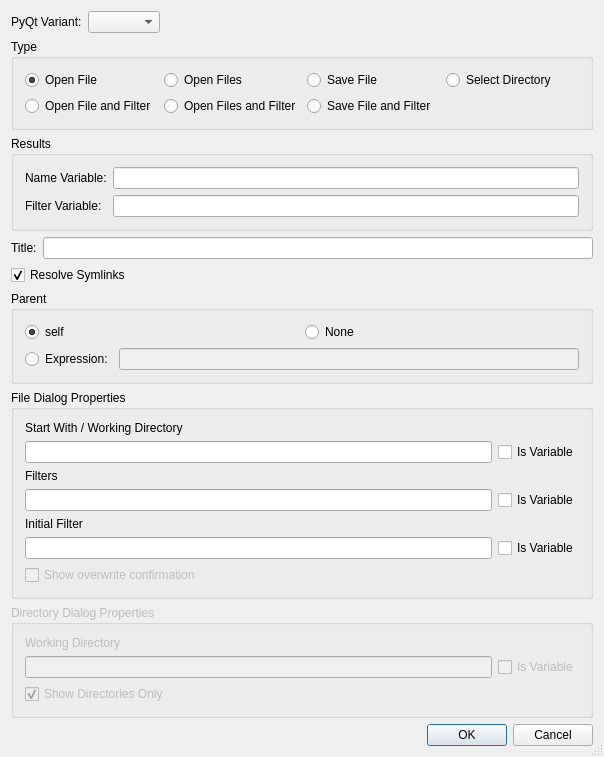
<?xml version="1.0" encoding="UTF-8"?>
<ui version="4.0">
 <class>FileDialogWizardDialog</class>
 <widget class="QDialog" name="FileDialogWizardDialog">
  <property name="geometry">
   <rect>
    <x>0</x>
    <y>0</y>
    <width>604</width>
    <height>660</height>
   </rect>
  </property>
  <property name="windowTitle">
   <string>QFileDialog Wizard</string>
  </property>
  <property name="sizeGripEnabled">
   <bool>true</bool>
  </property>
  <layout class="QVBoxLayout" name="verticalLayout">
   <item>
    <layout class="QHBoxLayout" name="horizontalLayout">
     <item>
      <widget class="QLabel" name="label">
       <property name="text">
        <string>PyQt Variant:</string>
       </property>
      </widget>
     </item>
     <item>
      <widget class="QComboBox" name="pyqtComboBox"/>
     </item>
     <item>
      <spacer name="horizontalSpacer">
       <property name="orientation">
        <enum>Qt::Horizontal</enum>
       </property>
       <property name="sizeHint" stdset="0">
        <size>
         <width>40</width>
         <height>20</height>
        </size>
       </property>
      </spacer>
     </item>
    </layout>
   </item>
   <item>
    <widget class="QGroupBox" name="typeGroupBox">
     <property name="title">
      <string>Type</string>
     </property>
     <layout class="QGridLayout" name="gridLayout">
      <item row="0" column="0">
       <widget class="QRadioButton" name="rOpenFile">
        <property name="toolTip">
         <string>Select to create an 'Open File' dialog</string>
        </property>
        <property name="text">
         <string>Open File</string>
        </property>
        <property name="checked">
         <bool>true</bool>
        </property>
       </widget>
      </item>
      <item row="0" column="1">
       <widget class="QRadioButton" name="rOpenFiles">
        <property name="toolTip">
         <string>Select to create an 'Open Files' dialog</string>
        </property>
        <property name="text">
         <string>Open Files</string>
        </property>
       </widget>
      </item>
      <item row="0" column="2">
       <widget class="QRadioButton" name="rSaveFile">
        <property name="toolTip">
         <string>Select to create a 'Save File' dialog</string>
        </property>
        <property name="text">
         <string>Save File</string>
        </property>
       </widget>
      </item>
      <item row="0" column="3">
       <widget class="QRadioButton" name="rDirectory">
        <property name="toolTip">
         <string>Select to create a 'Select Directory' dialog</string>
        </property>
        <property name="text">
         <string>Select Directory</string>
        </property>
       </widget>
      </item>
      <item row="1" column="0">
       <widget class="QRadioButton" name="rfOpenFile">
        <property name="toolTip">
         <string>Select to create an 'Open File' dialog capturing the selected filter</string>
        </property>
        <property name="text">
         <string>Open File and Filter</string>
        </property>
        <property name="checked">
         <bool>false</bool>
        </property>
       </widget>
      </item>
      <item row="1" column="1">
       <widget class="QRadioButton" name="rfOpenFiles">
        <property name="toolTip">
         <string>Select to create an 'Open Files' dialog capturing the selected filter</string>
        </property>
        <property name="text">
         <string>Open Files and Filter</string>
        </property>
       </widget>
      </item>
      <item row="1" column="2">
       <widget class="QRadioButton" name="rfSaveFile">
        <property name="toolTip">
         <string>Select to create a 'Save File' dialog capturing the selected filter</string>
        </property>
        <property name="text">
         <string>Save File and Filter</string>
        </property>
       </widget>
      </item>
     </layout>
    </widget>
   </item>
   <item>
    <widget class="QGroupBox" name="groupBox">
     <property name="title">
      <string>Results</string>
     </property>
     <layout class="QGridLayout" name="gridLayout_4">
      <item row="0" column="0">
       <widget class="QLabel" name="label_2">
        <property name="text">
         <string>Name Variable:</string>
        </property>
       </widget>
      </item>
      <item row="0" column="1">
       <widget class="QLineEdit" name="eNameVariable"/>
      </item>
      <item row="1" column="0">
       <widget class="QLabel" name="lFilterVariable">
        <property name="text">
         <string>Filter Variable:</string>
        </property>
       </widget>
      </item>
      <item row="1" column="1">
       <widget class="QLineEdit" name="eFilterVariable"/>
      </item>
     </layout>
    </widget>
   </item>
   <item>
    <layout class="QHBoxLayout" name="horizontalLayout_3">
     <item>
      <widget class="QLabel" name="TextLabel1">
       <property name="text">
        <string>Title:</string>
       </property>
      </widget>
     </item>
     <item>
      <widget class="QLineEdit" name="eCaption">
       <property name="toolTip">
        <string>Enter the title text</string>
       </property>
      </widget>
     </item>
    </layout>
   </item>
   <item>
    <widget class="QCheckBox" name="cSymlinks">
     <property name="toolTip">
      <string>Check to resolve symbolic links</string>
     </property>
     <property name="text">
      <string>Resolve Symlinks</string>
     </property>
     <property name="checked">
      <bool>true</bool>
     </property>
    </widget>
   </item>
   <item>
    <widget class="QGroupBox" name="parentGroup">
     <property name="title">
      <string>Parent</string>
     </property>
     <layout class="QGridLayout" name="gridLayout_3">
      <item row="0" column="0">
       <widget class="QRadioButton" name="parentSelf">
        <property name="toolTip">
         <string>Select &quot;self&quot; as parent</string>
        </property>
        <property name="text">
         <string>self</string>
        </property>
        <property name="checked">
         <bool>true</bool>
        </property>
       </widget>
      </item>
      <item row="0" column="1">
       <widget class="QRadioButton" name="parentNone">
        <property name="toolTip">
         <string>Select &quot;None&quot; as parent</string>
        </property>
        <property name="text">
         <string>None</string>
        </property>
       </widget>
      </item>
      <item row="1" column="0" colspan="2">
       <layout class="QHBoxLayout" name="horizontalLayout_2">
        <item>
         <widget class="QRadioButton" name="parentOther">
          <property name="toolTip">
           <string>Select to enter a parent expression</string>
          </property>
          <property name="text">
           <string>Expression:</string>
          </property>
         </widget>
        </item>
        <item>
         <widget class="QLineEdit" name="parentEdit">
          <property name="enabled">
           <bool>false</bool>
          </property>
          <property name="toolTip">
           <string>Enter the parent expression</string>
          </property>
         </widget>
        </item>
       </layout>
      </item>
     </layout>
    </widget>
   </item>
   <item>
    <widget class="QGroupBox" name="filePropertiesGroup">
     <property name="title">
      <string>File Dialog Properties</string>
     </property>
     <layout class="QGridLayout" name="gridLayout_2">
      <item row="0" column="0" colspan="2">
       <widget class="QLabel" name="TextLabel3">
        <property name="text">
         <string>Start With / Working Directory</string>
        </property>
       </widget>
      </item>
      <item row="1" column="0">
       <widget class="QLineEdit" name="eStartWith">
        <property name="toolTip">
         <string>Enter the working directory or a filename</string>
        </property>
       </widget>
      </item>
      <item row="1" column="1">
       <widget class="QCheckBox" name="cStartWith">
        <property name="toolTip">
         <string>Check this if the contents of the edit names a variable or variable function</string>
        </property>
        <property name="text">
         <string>Is Variable</string>
        </property>
       </widget>
      </item>
      <item row="2" column="0" colspan="2">
       <widget class="QLabel" name="TextLabel2">
        <property name="text">
         <string>Filters</string>
        </property>
       </widget>
      </item>
      <item row="3" column="0">
       <widget class="QLineEdit" name="eFilters">
        <property name="toolTip">
         <string>Enter the filter specifications separated by ';;'</string>
        </property>
       </widget>
      </item>
      <item row="3" column="1">
       <widget class="QCheckBox" name="cFilters">
        <property name="toolTip">
         <string>Check this if the contents of the edit names a variable or variable function</string>
        </property>
        <property name="text">
         <string>Is Variable</string>
        </property>
       </widget>
      </item>
      <item row="4" column="0" colspan="2">
       <widget class="QLabel" name="lInitialFilter">
        <property name="text">
         <string>Initial Filter</string>
        </property>
       </widget>
      </item>
      <item row="5" column="0">
       <widget class="QLineEdit" name="eInitialFilter">
        <property name="toolTip">
         <string>Enter the initial filter</string>
        </property>
       </widget>
      </item>
      <item row="5" column="1">
       <widget class="QCheckBox" name="cInitialFilter">
        <property name="toolTip">
         <string>Check this if the contents of the edit names a variable or variable function</string>
        </property>
        <property name="text">
         <string>Is Variable</string>
        </property>
       </widget>
      </item>
      <item row="6" column="0" colspan="2">
       <widget class="QCheckBox" name="cConfirmOverwrite">
        <property name="enabled">
         <bool>false</bool>
        </property>
        <property name="toolTip">
         <string>Select to show an overwrite confirmation dialog</string>
        </property>
        <property name="text">
         <string>Show overwrite confirmation</string>
        </property>
       </widget>
      </item>
     </layout>
    </widget>
   </item>
   <item>
    <widget class="QGroupBox" name="dirPropertiesGroup">
     <property name="enabled">
      <bool>false</bool>
     </property>
     <property name="title">
      <string>Directory Dialog Properties</string>
     </property>
     <layout class="QGridLayout">
      <item row="1" column="0">
       <widget class="QLineEdit" name="eWorkDir">
        <property name="toolTip">
         <string>Enter the working directory</string>
        </property>
       </widget>
      </item>
      <item row="0" column="0" colspan="2">
       <widget class="QLabel" name="TextLabel4">
        <property name="text">
         <string>Working Directory</string>
        </property>
       </widget>
      </item>
      <item row="1" column="1">
       <widget class="QCheckBox" name="cWorkDir">
        <property name="toolTip">
         <string>Check this if the contents of the edit names a variable or variable function</string>
        </property>
        <property name="text">
         <string>Is Variable</string>
        </property>
       </widget>
      </item>
      <item row="2" column="0" colspan="2">
       <widget class="QCheckBox" name="cDirOnly">
        <property name="toolTip">
         <string>Check to display directories only</string>
        </property>
        <property name="text">
         <string>Show Directories Only</string>
        </property>
        <property name="checked">
         <bool>true</bool>
        </property>
       </widget>
      </item>
     </layout>
    </widget>
   </item>
   <item>
    <widget class="QDialogButtonBox" name="buttonBox">
     <property name="orientation">
      <enum>Qt::Horizontal</enum>
     </property>
     <property name="standardButtons">
      <set>QDialogButtonBox::Cancel|QDialogButtonBox::Ok</set>
     </property>
    </widget>
   </item>
  </layout>
 </widget>
 <layoutdefault spacing="6" margin="11"/>
 <pixmapfunction>qPixmapFromMimeSource</pixmapfunction>
 <tabstops>
  <tabstop>pyqtComboBox</tabstop>
  <tabstop>rOpenFile</tabstop>
  <tabstop>rOpenFiles</tabstop>
  <tabstop>rSaveFile</tabstop>
  <tabstop>rDirectory</tabstop>
  <tabstop>rfOpenFile</tabstop>
  <tabstop>rfOpenFiles</tabstop>
  <tabstop>rfSaveFile</tabstop>
  <tabstop>eNameVariable</tabstop>
  <tabstop>eFilterVariable</tabstop>
  <tabstop>eCaption</tabstop>
  <tabstop>cSymlinks</tabstop>
  <tabstop>parentSelf</tabstop>
  <tabstop>parentNone</tabstop>
  <tabstop>parentOther</tabstop>
  <tabstop>parentEdit</tabstop>
  <tabstop>eStartWith</tabstop>
  <tabstop>cStartWith</tabstop>
  <tabstop>eFilters</tabstop>
  <tabstop>cFilters</tabstop>
  <tabstop>eInitialFilter</tabstop>
  <tabstop>cInitialFilter</tabstop>
  <tabstop>cConfirmOverwrite</tabstop>
  <tabstop>eWorkDir</tabstop>
  <tabstop>cWorkDir</tabstop>
  <tabstop>cDirOnly</tabstop>
  <tabstop>buttonBox</tabstop>
 </tabstops>
 <resources/>
 <connections>
  <connection>
   <sender>buttonBox</sender>
   <signal>accepted()</signal>
   <receiver>FileDialogWizardDialog</receiver>
   <slot>accept()</slot>
   <hints>
    <hint type="sourcelabel">
     <x>29</x>
     <y>615</y>
    </hint>
    <hint type="destinationlabel">
     <x>24</x>
     <y>488</y>
    </hint>
   </hints>
  </connection>
  <connection>
   <sender>buttonBox</sender>
   <signal>rejected()</signal>
   <receiver>FileDialogWizardDialog</receiver>
   <slot>reject()</slot>
   <hints>
    <hint type="sourcelabel">
     <x>128</x>
     <y>615</y>
    </hint>
    <hint type="destinationlabel">
     <x>124</x>
     <y>485</y>
    </hint>
   </hints>
  </connection>
  <connection>
   <sender>parentOther</sender>
   <signal>toggled(bool)</signal>
   <receiver>parentEdit</receiver>
   <slot>setEnabled(bool)</slot>
   <hints>
    <hint type="sourcelabel">
     <x>70</x>
     <y>260</y>
    </hint>
    <hint type="destinationlabel">
     <x>141</x>
     <y>260</y>
    </hint>
   </hints>
  </connection>
 </connections>
</ui>
